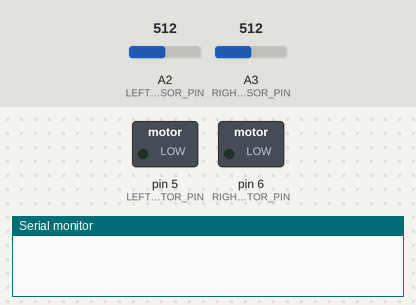
Recording of a sketch running on a simulated Arduino Uno, built with avr-gcc and run on an emulated ATmega328P. On the bench: switched loads named in the sketch (green lamp = pin HIGH), the last lines printed to the serial monitor. Inputs (shaded band) come from the test bench; at power-on: A2 (LEFT_SENSOR_PIN) = 512, A3 (RIGHT_SENSOR_PIN) = 512.

Above: at 1.2 s.
1.3 s: A2 (LEFT_SENSOR_PIN) set to 401
2.8 s: A2 (LEFT_SENSOR_PIN) set to 378
At 3.5 s:
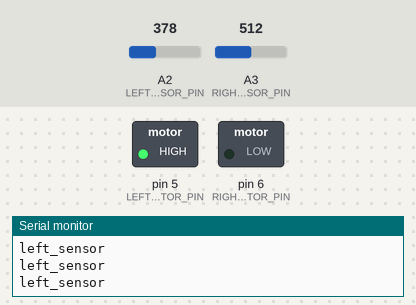
Timing chart, 0 to 5.8 s (numbered marks = the images above; inputs shaded):
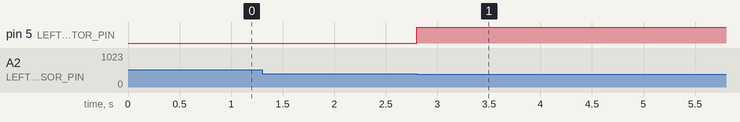

Measured:
- the behaviour switches between 390 and 389 on A2 (LEFT_SENSOR_PIN) (found by bisection; images 0 and 1)
- after the input at 1.3 s, every drawn part: stays the same
- after the input at 2.8 s, pin 5 (LEFT_MOTOR_PIN): LOW → HIGH at once

The sketch:

LineFollower2SensoresTIP120.ino
```cpp
#define LEFT_SENSOR_PIN A2
#define RIGHT_SENSOR_PIN A3


#define LEFT_MOTOR_PIN 5
#define RIGHT_MOTOR_PIN 6

#define SENSOR_THRESHOLD 390

void LEFT (void);
void RIGHT(void);
void STOP (void);

short left_sensor;
short right_sensor;


#define BLACK  0
#define WHITE  1

void setup()
{

  pinMode(A2,INPUT_PULLUP);
  pinMode(A3,INPUT_PULLUP);

  pinMode(LEFT_MOTOR_PIN,OUTPUT);
  pinMode(RIGHT_MOTOR_PIN,OUTPUT);


  pinMode(LEFT_SENSOR_PIN,INPUT);
  pinMode(RIGHT_SENSOR_PIN,INPUT);

  Serial.begin(9600);

}

void loop()
{

    int left_sensor = analogRead(LEFT_SENSOR_PIN);
    int right_sensor = analogRead(RIGHT_SENSOR_PIN);


    if (left_sensor < SENSOR_THRESHOLD) {
      left_sensor = BLACK;
    } else {
      left_sensor = WHITE;
    }

    if (right_sensor < SENSOR_THRESHOLD) {
      right_sensor = BLACK;
    } else {
      right_sensor = WHITE;
    }


    if (left_sensor == BLACK && right_sensor == WHITE){
        Serial.println("left_sensor");
        RIGHT();
    } else if (left_sensor == WHITE && right_sensor == BLACK)  {
        Serial.println("right_sensor");
        LEFT();
     }
}


void RIGHT (void)
{
    digitalWrite(LEFT_MOTOR_PIN, HIGH);
    digitalWrite(RIGHT_MOTOR_PIN, LOW);
}

void LEFT (void)
{
    digitalWrite(LEFT_MOTOR_PIN, LOW);
    digitalWrite(RIGHT_MOTOR_PIN, HIGH);
}
```
